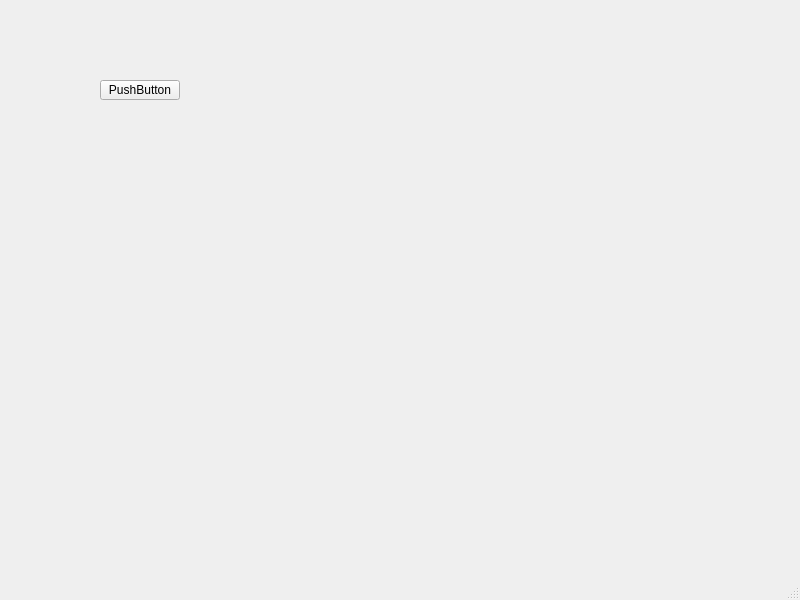
<?xml version="1.0" encoding="UTF-8"?>
<ui version="4.0">
 <class>MainWindow</class>
 <widget class="QMainWindow" name="MainWindow">
  <property name="geometry">
   <rect>
    <x>0</x>
    <y>0</y>
    <width>800</width>
    <height>600</height>
   </rect>
  </property>
  <property name="windowTitle">
   <string>MainWindow</string>
  </property>
  <widget class="QWidget" name="centralwidget">
   <widget class="QPushButton" name="pushButton">
    <property name="geometry">
     <rect>
      <x>100</x>
      <y>80</y>
      <width>80</width>
      <height>20</height>
     </rect>
    </property>
    <property name="text">
     <string>PushButton</string>
    </property>
   </widget>
  </widget>
  <widget class="QMenuBar" name="menubar">
   <property name="geometry">
    <rect>
     <x>0</x>
     <y>0</y>
     <width>800</width>
     <height>22</height>
    </rect>
   </property>
  </widget>
  <widget class="QStatusBar" name="statusbar"/>
 </widget>
 <resources/>
 <connections/>
</ui>
